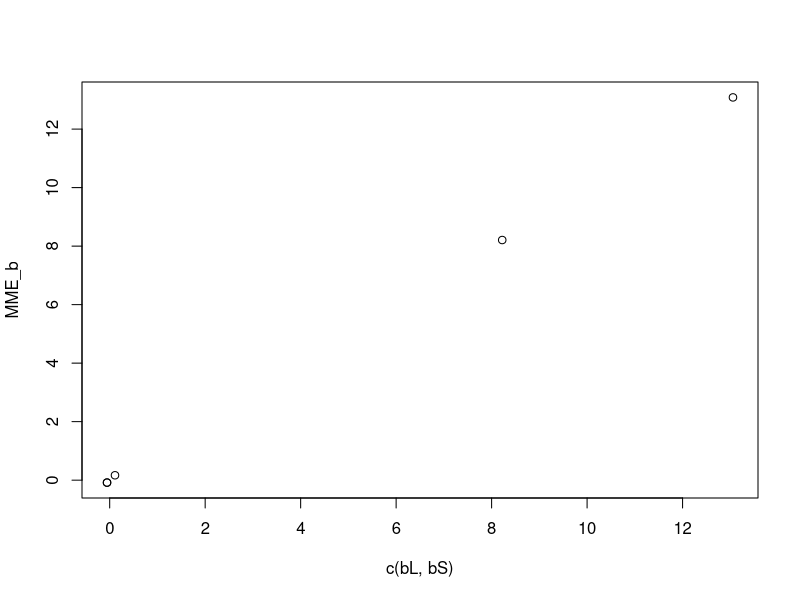

Here is the R script that generated this plot:
#walsh example
y=matrix(c(9, 12, 11, 6, 7, 14), 6, 1)
x=matrix(0, 6, 2)
x[,1]=c(1, 0, 1, 1, 1, 0)
x[,2]=c(0, 1, 0, 0, 0, 1)
z=matrix(0, 6, 3)
z[,1]=c(1,1,0,0,0,0)
z[,2]=c(0,0,1,1,0,0)
z[,3]=c(0,0,0,0,1,1)
Se=6
Sa=2
V=Sa*z%*%diag(1, 3, 3)%*%t(z)+Se*diag(1, 6, 6)
VI=solve(V)

bL=solve(t(x)%*%VI%*%x)%*%t(x)%*%VI%*%y
bS=Sa*diag(1, 3, 3)%*%t(z)%*%VI%*%(y-x%*%bL)

#MME
R=diag(Se, 6, 6)
RI=solve(R)
c11=t(x)%*%x
c12=t(x)%*%z
c21=t(c12)
c22=solve(Sa*diag(1, 3, 3)*Sa/Se)+t(z)%*%z
MME_m=rbind(cbind(c11, c12), cbind(c21, c22))
MME_y=rbind(t(x)%*%y, t(z)%*%y)

MME_b=solve(MME_m)%*%MME_y
plot(c(bL, bS), MME_b)
